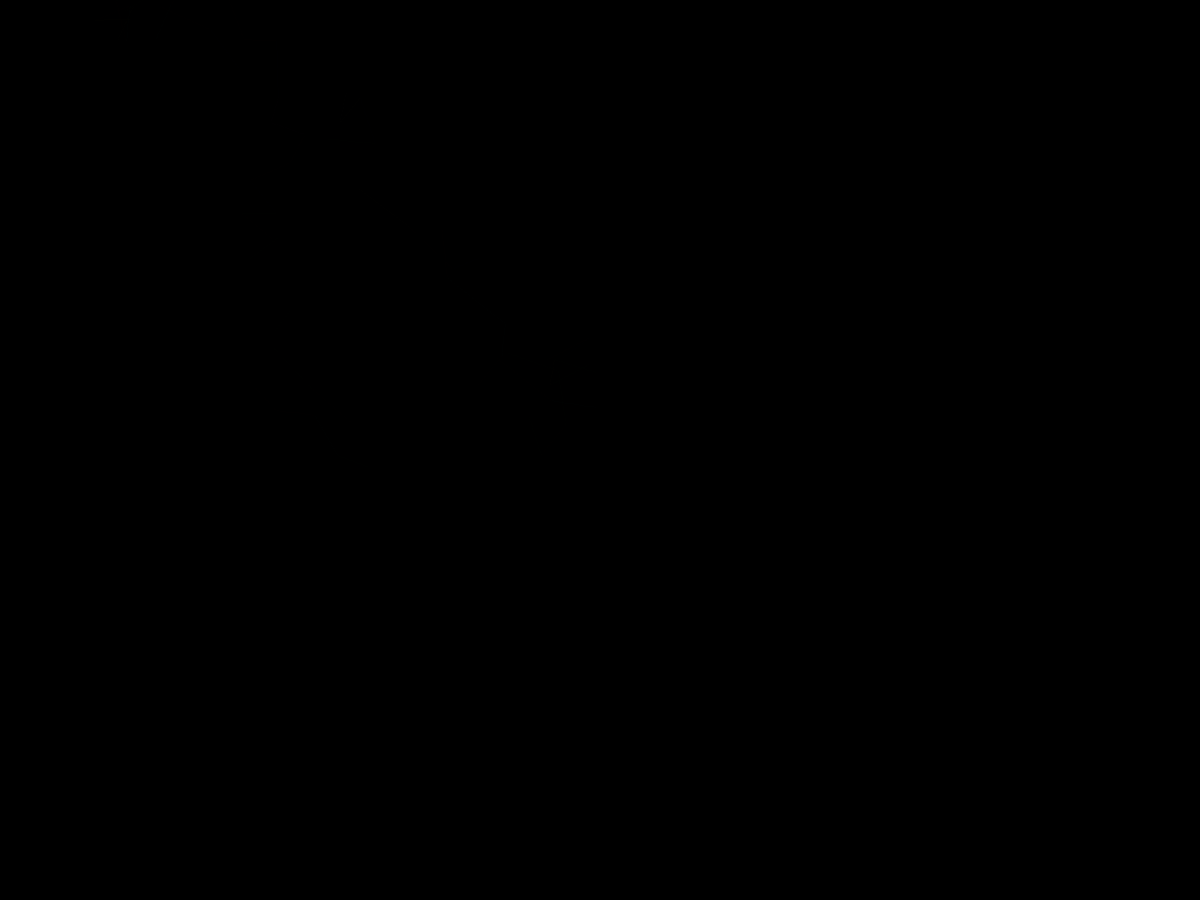
Frame 1 (no input)
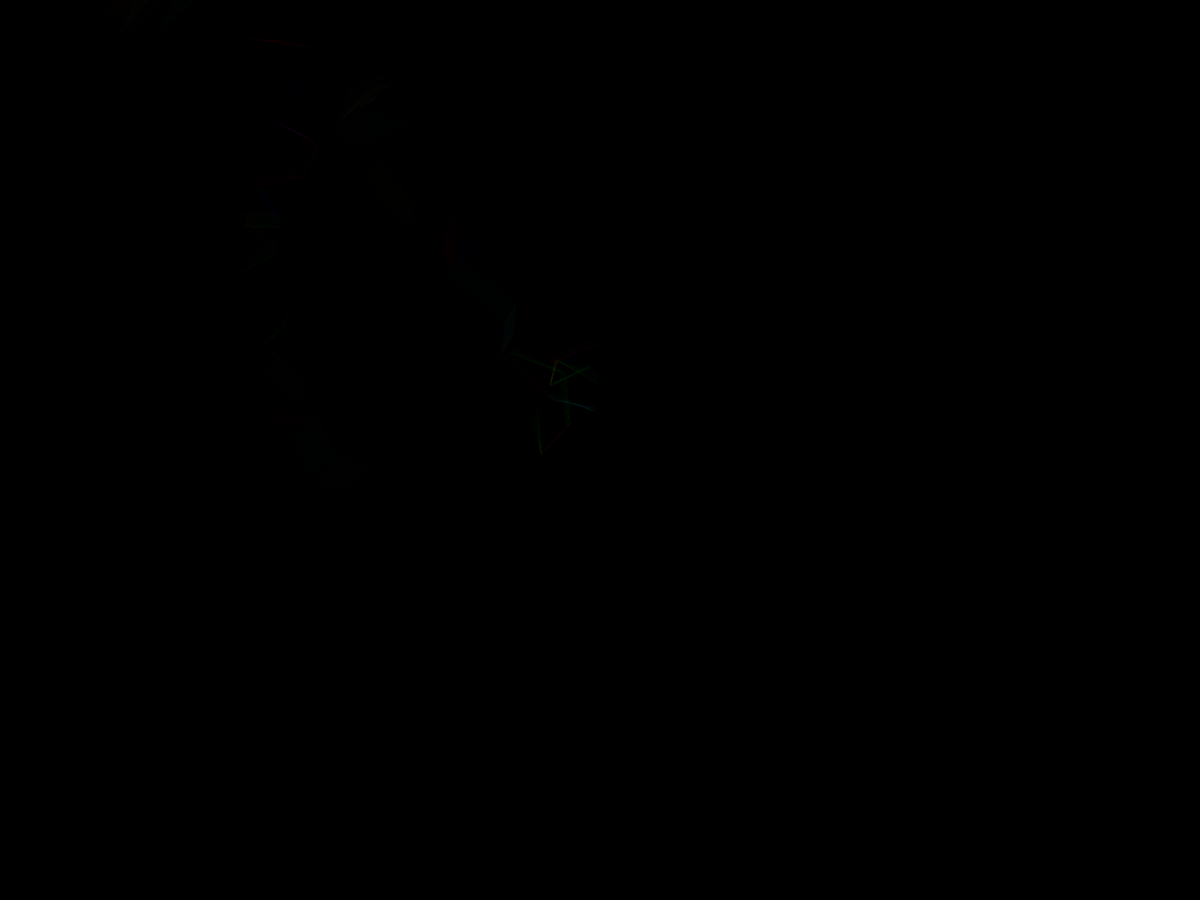
Frame 60 (the mouse pressed at the canvas centre just before this capture)
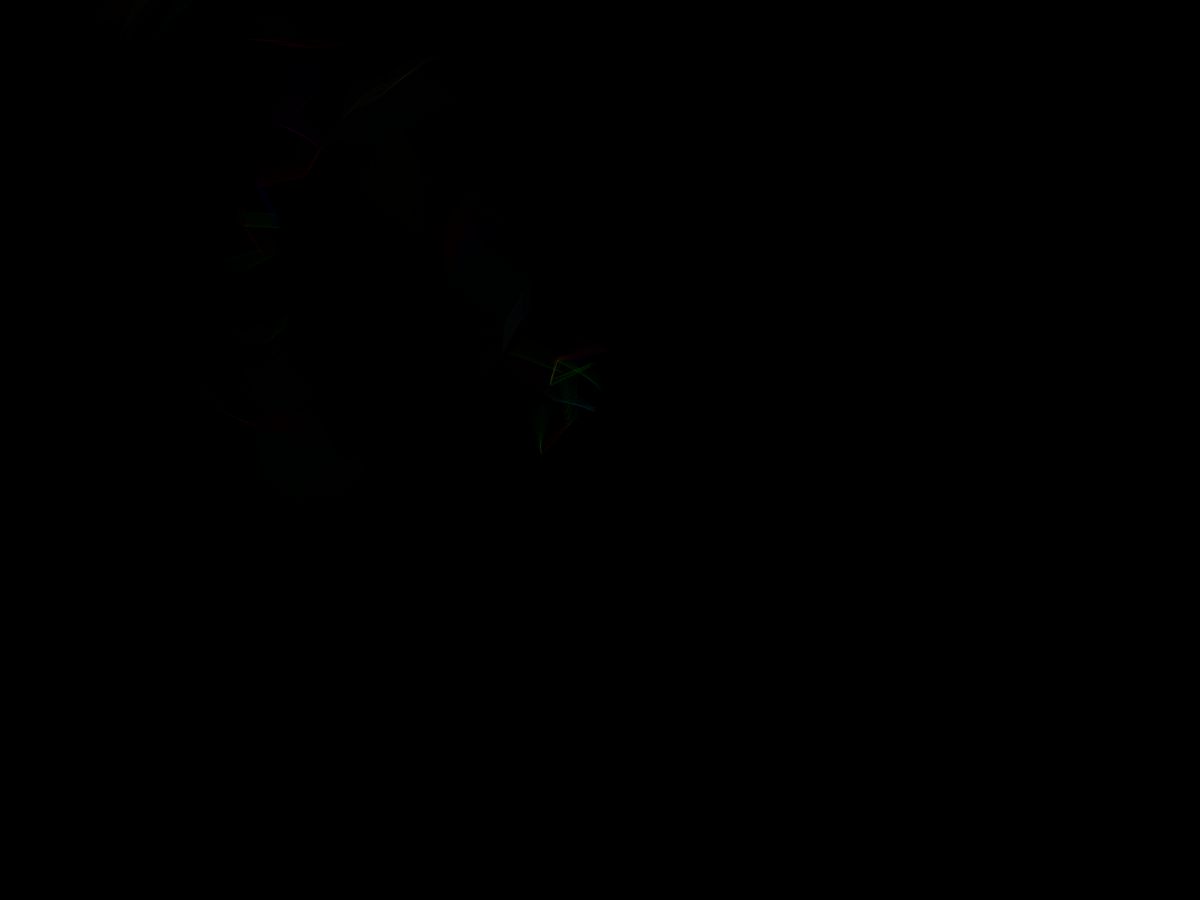
Frame 120 (the mouse held since frame 60 and released just before this capture)

The Processing sketch that drew these frames (run headless with seeded random() and noise(); from frame 60 on, the mouse is pressed at the canvas centre):

// Processing sketch: HelixBetter
// ── HelixBetter.pde
ArrayList<Helix> helix = new ArrayList();
int amount = 100;

void setup() {
  fullScreen();
  frameRate(9999);
  background(0);

  for (int i = 0; i < amount; i++) {
    Helix h = new Helix();
    h.setPosition(width / 2, height / 2, random(0, TWO_PI));
    //h.setSpeed(random(-1, 1), random(-1, 1), random(-0.03, 0.03));
    h.setSpeed(0, 0, random(-0.0051546, 0.00051685));
    h.setRadius(random(40, 60));
    h.setStyle(color(random(0, 255), random(0, 255), random(0, 255), 5), 0.1);
    if (i > 0) h.setParent(helix.get(i - 1));
    helix.add(h);
  }
}

void draw() {
  //background(0);
  for (int i = 0; i < helix.size(); i++) {
    helix.get(i).update();
  }
}

// ── Helix.pde
class Helix {
  float x, y, vx, vy, a, va, xf, yf, baseRadius, radius, sW;
  color c;
  Helix p;
  boolean attached;

  Helix() {
    this.x = width / 2;
    this.y = height / 2;
    this.radius = 100;
    this.baseRadius = this.radius;
    this.vx = random(-1, 1);
    this.vy = random(-1, 1);
    this.va = random(-0.03, 0.03);
    this.a = random(0, TWO_PI);
    this.c = color(0);
  }

  void setPosition(float x, float y, float a) {
    this.x = x;
    this.y = y;
    this.a = a;
  }

  void setRadius(float radius) {
    this.radius = radius;
    this.baseRadius = radius;
  }

  void setSpeed(float vx, float vy, float va) {
    this.vx = vx;
    this.vy = vy;
    this.va = va;
  }

  void setStyle(color c, float sW) {
    this.c = c;
    this.sW = sW;
  }

  void setParent(Helix p) {
    this.p = p;
    this.attached = true;
  }

  void update() {
    execute();
    display();
  }

  void execute() {
    if (!attached) {
      x += vx;
      if (x < 0 || x > width) vx *= -1;

      y += vy;
      if (y < 0 || y > height) vy *= -1;
    } else {
      x = p.xf;
      y = p.yf;
    }

    a += va;

    radius = map(noise(a / 2), 0, 1, baseRadius * 0.3, baseRadius * 2);

    //if (a > 4) a = 0;
    //if (a < 0) a = 4;

    //if (a < 1) {
    //  xf = x + map(a, 0, 1, -radius / 2, radius / 2);
    //  yf = y - radius / 2;
    //} else if (a < 2) {
    //  xf = x + radius / 2;
    //  yf = y + map(a, 1, 2, -radius / 2, radius / 2);
    //} else if (a < 3) {
    //  xf = x + map(a, 2, 3, +radius / 2, -radius / 2);
    //  yf = y + radius / 2;
    //} else {
    //  xf = x - radius / 2;
    //  yf = y + map(a, 3, 4, radius / 2, -radius / 2);
    //}

    xf = x + sin(a) * radius;
    yf = y + cos(a) * radius;

    //xf = x + (1 + sin(a)) * cos(a) * radius;
    //yf = y + (1 + sin(a)) * sin(a) * radius;
  }

  void display() {
    stroke(c);
    strokeWeight(sW);
    line(x, y, xf, yf);
    //point(x, y);
    //point(xf, yf);
  }
}
